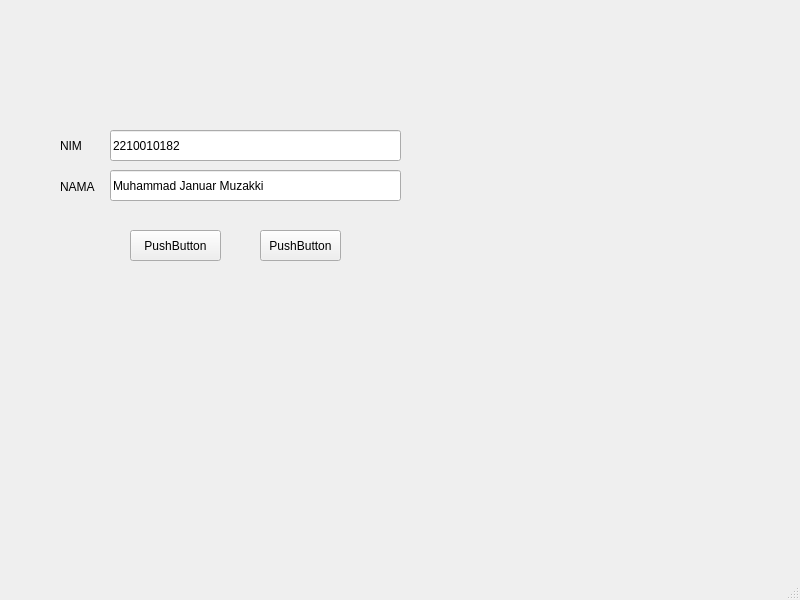
<?xml version="1.0" encoding="UTF-8"?>
<ui version="4.0">
 <class>MainWindow</class>
 <widget class="QMainWindow" name="MainWindow">
  <property name="geometry">
   <rect>
    <x>0</x>
    <y>0</y>
    <width>800</width>
    <height>600</height>
   </rect>
  </property>
  <property name="windowTitle">
   <string>MainWindow</string>
  </property>
  <widget class="QWidget" name="centralwidget">
   <widget class="QLabel" name="label">
    <property name="geometry">
     <rect>
      <x>60</x>
      <y>130</y>
      <width>71</width>
      <height>31</height>
     </rect>
    </property>
    <property name="text">
     <string>NIM</string>
    </property>
   </widget>
   <widget class="QLabel" name="label_2">
    <property name="geometry">
     <rect>
      <x>60</x>
      <y>180</y>
      <width>47</width>
      <height>13</height>
     </rect>
    </property>
    <property name="text">
     <string>NAMA</string>
    </property>
   </widget>
   <widget class="QLineEdit" name="lineEdit">
    <property name="geometry">
     <rect>
      <x>110</x>
      <y>130</y>
      <width>291</width>
      <height>31</height>
     </rect>
    </property>
    <property name="text">
     <string>2210010182</string>
    </property>
   </widget>
   <widget class="QLineEdit" name="lineEdit_2">
    <property name="geometry">
     <rect>
      <x>110</x>
      <y>170</y>
      <width>291</width>
      <height>31</height>
     </rect>
    </property>
    <property name="text">
     <string>Muhammad Januar Muzakki</string>
    </property>
   </widget>
   <widget class="QPushButton" name="pushButton">
    <property name="geometry">
     <rect>
      <x>130</x>
      <y>230</y>
      <width>91</width>
      <height>31</height>
     </rect>
    </property>
    <property name="text">
     <string>PushButton</string>
    </property>
   </widget>
   <widget class="QPushButton" name="pushButton_2">
    <property name="geometry">
     <rect>
      <x>260</x>
      <y>230</y>
      <width>81</width>
      <height>31</height>
     </rect>
    </property>
    <property name="autoFillBackground">
     <bool>false</bool>
    </property>
    <property name="text">
     <string>PushButton</string>
    </property>
   </widget>
  </widget>
  <widget class="QMenuBar" name="menubar">
   <property name="geometry">
    <rect>
     <x>0</x>
     <y>0</y>
     <width>800</width>
     <height>21</height>
    </rect>
   </property>
  </widget>
  <widget class="QStatusBar" name="statusbar"/>
 </widget>
 <resources/>
 <connections/>
</ui>
